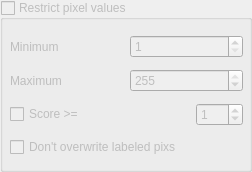
             <widget class="QGroupBox" name="groupBoxRestrictPixLabels">
              <property name="enabled">
               <bool>false</bool>
              </property>
              <property name="sizePolicy">
               <sizepolicy hsizetype="Preferred" vsizetype="Fixed">
                <horstretch>0</horstretch>
                <verstretch>0</verstretch>
               </sizepolicy>
              </property>
              <property name="minimumSize">
               <size>
                <width>0</width>
                <height>170</height>
               </size>
              </property>
              <property name="autoFillBackground">
               <bool>false</bool>
              </property>
              <property name="title">
               <string>Restrict pixel values</string>
              </property>
              <property name="flat">
               <bool>false</bool>
              </property>
              <property name="checkable">
               <bool>true</bool>
              </property>
              <property name="checked">
               <bool>false</bool>
              </property>
              <widget class="QWidget" name="layoutWidget_2">
               <property name="geometry">
                <rect>
                 <x>10</x>
                 <y>30</y>
                 <width>233</width>
                 <height>133</height>
                </rect>
               </property>
               <layout class="QVBoxLayout" name="verticalLayout_7">
                <property name="sizeConstraint">
                 <enum>QLayout::SetDefaultConstraint</enum>
                </property>
                <item>
                 <layout class="QHBoxLayout" name="horizontalLayout_6" stretch="0,0">
                  <property name="sizeConstraint">
                   <enum>QLayout::SetDefaultConstraint</enum>
                  </property>
                  <property name="topMargin">
                   <number>0</number>
                  </property>
                  <property name="rightMargin">
                   <number>0</number>
                  </property>
                  <item>
                   <widget class="QLabel" name="label_3">
                    <property name="enabled">
                     <bool>false</bool>
                    </property>
                    <property name="text">
                     <string>Minimum</string>
                    </property>
                   </widget>
                  </item>
                  <item>
                   <widget class="QSpinBox" name="spinPixMin">
                    <property name="enabled">
                     <bool>false</bool>
                    </property>
                    <property name="minimum">
                     <number>1</number>
                    </property>
                    <property name="maximum">
                     <number>255</number>
                    </property>
                    <property name="singleStep">
                     <number>2</number>
                    </property>
                   </widget>
                  </item>
                 </layout>
                </item>
                <item>
                 <layout class="QHBoxLayout" name="horizontalLayout_7">
                  <item>
                   <widget class="QLabel" name="label_4">
                    <property name="enabled">
                     <bool>false</bool>
                    </property>
                    <property name="text">
                     <string>Maximum</string>
                    </property>
                   </widget>
                  </item>
                  <item>
                   <widget class="QSpinBox" name="spinPixMax">
                    <property name="enabled">
                     <bool>false</bool>
                    </property>
                    <property name="minimum">
                     <number>2</number>
                    </property>
                    <property name="maximum">
                     <number>255</number>
                    </property>
                    <property name="singleStep">
                     <number>2</number>
                    </property>
                    <property name="value">
                     <number>255</number>
                    </property>
                   </widget>
                  </item>
                 </layout>
                </item>
                <item>
                 <layout class="QHBoxLayout" name="horizontalLayout_11">
                  <item>
                   <widget class="QCheckBox" name="chkScoreEnable">
                    <property name="enabled">
                     <bool>false</bool>
                    </property>
                    <property name="text">
                     <string>Score &gt;=</string>
                    </property>
                   </widget>
                  </item>
                  <item>
                   <widget class="QSpinBox" name="spinScoreThreshold">
                    <property name="enabled">
                     <bool>false</bool>
                    </property>
                    <property name="sizePolicy">
                     <sizepolicy hsizetype="Fixed" vsizetype="Fixed">
                      <horstretch>0</horstretch>
                      <verstretch>0</verstretch>
                     </sizepolicy>
                    </property>
                    <property name="minimumSize">
                     <size>
                      <width>0</width>
                      <height>0</height>
                     </size>
                    </property>
                    <property name="baseSize">
                     <size>
                      <width>30</width>
                      <height>0</height>
                     </size>
                    </property>
                    <property name="maximum">
                     <number>255</number>
                    </property>
                    <property name="singleStep">
                     <number>10</number>
                    </property>
                    <property name="value">
                     <number>1</number>
                    </property>
                   </widget>
                  </item>
                 </layout>
                </item>
                <item>
                 <widget class="QCheckBox" name="chkDontOverwriteLabeledPIxs">
                  <property name="enabled">
                   <bool>false</bool>
                  </property>
                  <property name="text">
                   <string>Don't overwrite labeled pixs</string>
                  </property>
                 </widget>
                </item>
               </layout>
              </widget>
             </widget>
